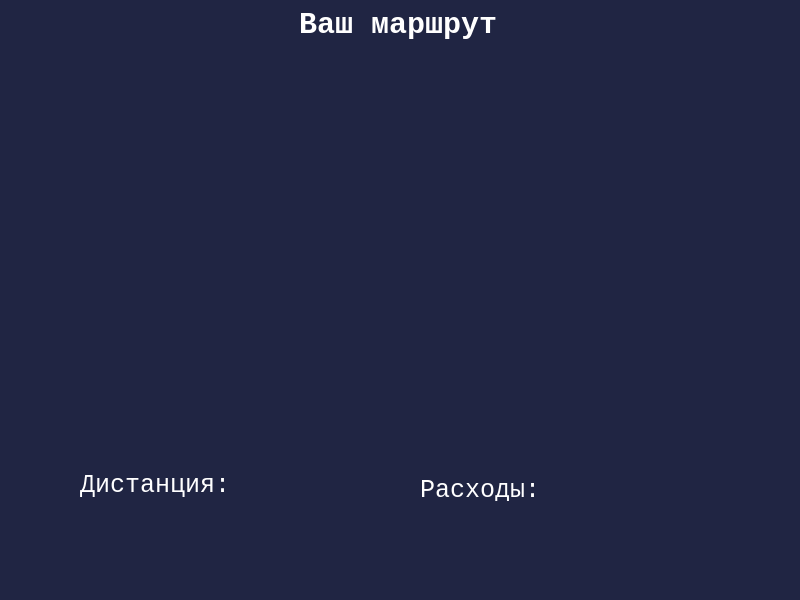
<?xml version="1.0" encoding="UTF-8"?>
<ui version="4.0">
 <class>MainWindow</class>
 <widget class="QMainWindow" name="MainWindow">
  <property name="geometry">
   <rect>
    <x>0</x>
    <y>0</y>
    <width>800</width>
    <height>600</height>
   </rect>
  </property>
  <property name="windowTitle">
   <string>Ваш маршрут</string>
  </property>
  <property name="styleSheet">
   <string notr="true">color:white;background: #202543;</string>
  </property>
  <widget class="QWidget" name="centralwidget">
   <widget class="QListWidget" name="listWidget">
    <property name="geometry">
     <rect>
      <x>80</x>
      <y>90</y>
      <width>651</width>
      <height>351</height>
     </rect>
    </property>
    <property name="styleSheet">
     <string notr="true">background: #202543;border-radius: 19px;font-family: Courier New;
font-style: normal;
font-weight: normal;
font-size: 20px;
line-height: 26px;

color: #FFFFFF;padding:10px</string>
    </property>
   </widget>
   <widget class="QLabel" name="label">
    <property name="geometry">
     <rect>
      <x>299</x>
      <y>10</y>
      <width>211</width>
      <height>31</height>
     </rect>
    </property>
    <property name="font">
     <font>
      <family>Courier New</family>
      <pointsize>-1</pointsize>
      <weight>75</weight>
      <italic>false</italic>
      <bold>true</bold>
     </font>
    </property>
    <property name="styleSheet">
     <string notr="true">font-family: Courier New;
font-style: normal;
font-weight: bold;
font-size: 30px;
line-height: 34px;
/* identical to box height */


color: #FFFFFF;background-color: rgba(0,0,0,0%);</string>
    </property>
    <property name="text">
     <string>Ваш маршрут</string>
    </property>
   </widget>
   <widget class="QTextEdit" name="textEdit">
    <property name="geometry">
     <rect>
      <x>230</x>
      <y>470</y>
      <width>161</width>
      <height>41</height>
     </rect>
    </property>
    <property name="font">
     <font>
      <family>Courier New</family>
      <pointsize>-1</pointsize>
      <weight>50</weight>
      <italic>false</italic>
      <bold>false</bold>
     </font>
    </property>
    <property name="contextMenuPolicy">
     <enum>Qt::NoContextMenu</enum>
    </property>
    <property name="styleSheet">
     <string notr="true">font-family: Courier New;
font-style: normal;
font-weight: normal;
font-size: 25px;
line-height: 34px;
/* identical to box height */


color: #FFFFFF;background-color: rgba(0,0,0,0%);border-radius:19px</string>
    </property>
   </widget>
   <widget class="QLabel" name="label_2">
    <property name="geometry">
     <rect>
      <x>80</x>
      <y>470</y>
      <width>151</width>
      <height>31</height>
     </rect>
    </property>
    <property name="font">
     <font>
      <family>Courier New</family>
      <pointsize>-1</pointsize>
      <weight>50</weight>
      <italic>false</italic>
      <bold>false</bold>
     </font>
    </property>
    <property name="contextMenuPolicy">
     <enum>Qt::NoContextMenu</enum>
    </property>
    <property name="styleSheet">
     <string notr="true">font-family: Courier New;
font-style: normal;
font-weight: normal;
font-size: 25px;
line-height: 34px;
/* identical to box height */


color: #FFFFFF;background-color: rgba(0,0,0,0%);</string>
    </property>
    <property name="text">
     <string>Дистанция:</string>
    </property>
   </widget>
   <widget class="QTextEdit" name="textEdit_2">
    <property name="geometry">
     <rect>
      <x>550</x>
      <y>470</y>
      <width>181</width>
      <height>41</height>
     </rect>
    </property>
    <property name="font">
     <font>
      <family>Courier New</family>
      <pointsize>-1</pointsize>
      <weight>50</weight>
      <italic>false</italic>
      <bold>false</bold>
     </font>
    </property>
    <property name="styleSheet">
     <string notr="true">font-family: Courier New;
font-style: normal;
font-weight: normal;
font-size: 25px;
line-height: 34px;
/* identical to box height */


color: #FFFFFF;background-color: rgba(0,0,0,0%);border-radius:19px</string>
    </property>
   </widget>
   <widget class="QLabel" name="label_3">
    <property name="geometry">
     <rect>
      <x>420</x>
      <y>480</y>
      <width>121</width>
      <height>21</height>
     </rect>
    </property>
    <property name="font">
     <font>
      <family>Courier New</family>
      <pointsize>-1</pointsize>
      <weight>50</weight>
      <italic>false</italic>
      <bold>false</bold>
     </font>
    </property>
    <property name="contextMenuPolicy">
     <enum>Qt::DefaultContextMenu</enum>
    </property>
    <property name="styleSheet">
     <string notr="true">font-family: Courier New;
font-style: normal;
font-weight: normal;
font-size: 25px;
line-height: 34px;
/* identical to box height */


color: #FFFFFF;background-color: rgba(0,0,0,0%);</string>
    </property>
    <property name="text">
     <string>Расходы:</string>
    </property>
   </widget>
   <widget class="QLabel" name="label_4">
    <property name="geometry">
     <rect>
      <x>0</x>
      <y>0</y>
      <width>211</width>
      <height>161</height>
     </rect>
    </property>
    <property name="text">
     <string/>
    </property>
   </widget>
   <widget class="QLabel" name="label_5">
    <property name="geometry">
     <rect>
      <x>420</x>
      <y>390</y>
      <width>381</width>
      <height>151</height>
     </rect>
    </property>
    <property name="text">
     <string/>
    </property>
   </widget>
   <zorder>label_5</zorder>
   <zorder>label_4</zorder>
   <zorder>listWidget</zorder>
   <zorder>label</zorder>
   <zorder>textEdit</zorder>
   <zorder>label_2</zorder>
   <zorder>textEdit_2</zorder>
   <zorder>label_3</zorder>
  </widget>
  <widget class="QMenuBar" name="menubar">
   <property name="geometry">
    <rect>
     <x>0</x>
     <y>0</y>
     <width>800</width>
     <height>26</height>
    </rect>
   </property>
  </widget>
  <widget class="QStatusBar" name="statusbar"/>
 </widget>
 <resources/>
 <connections/>
</ui>
